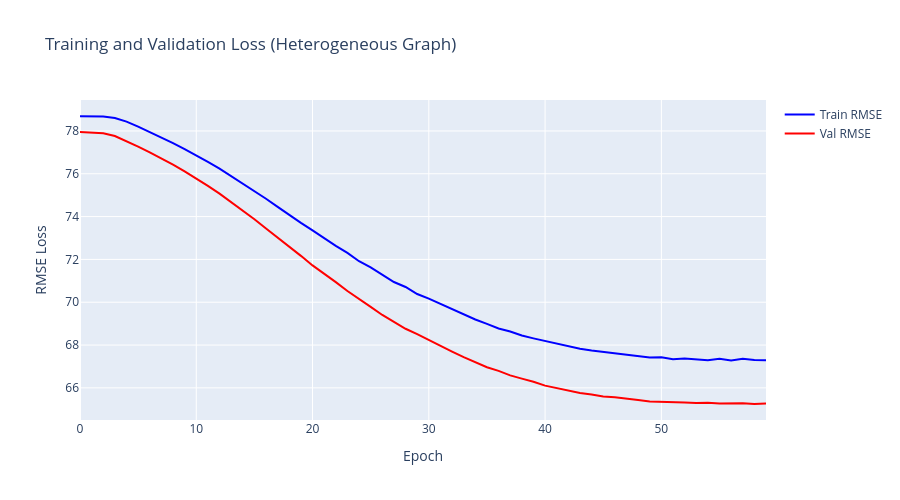
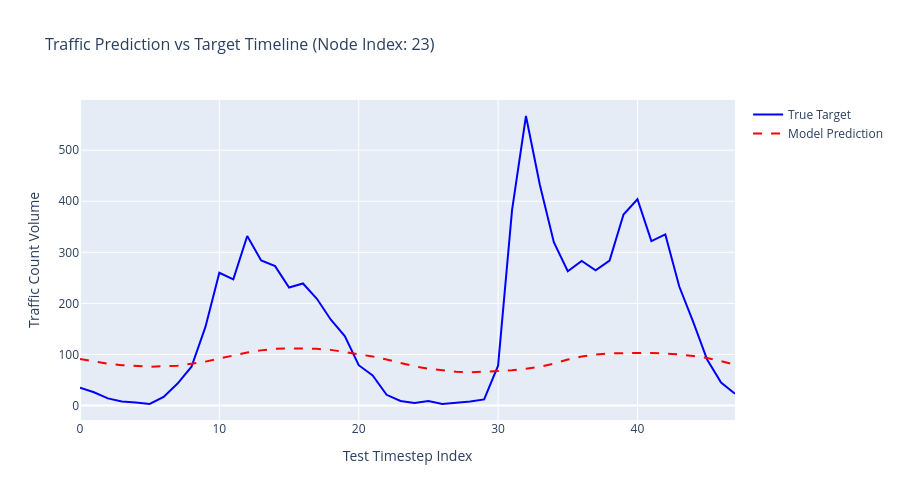
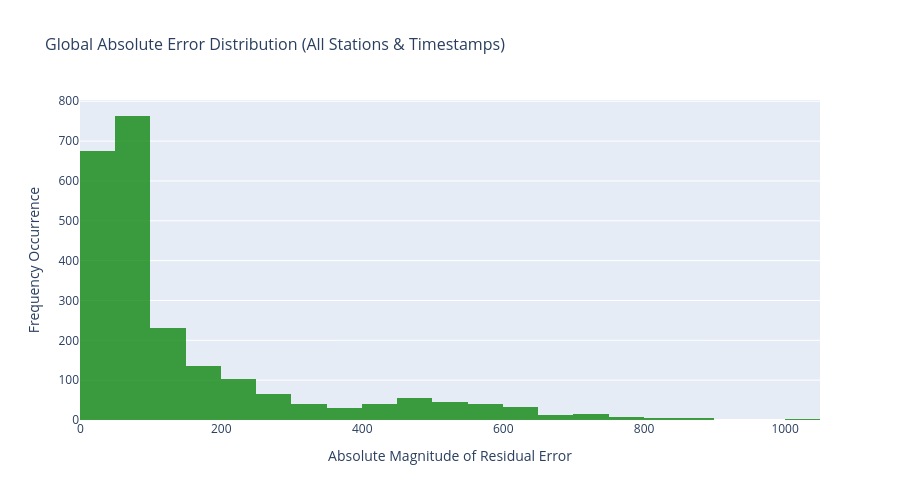
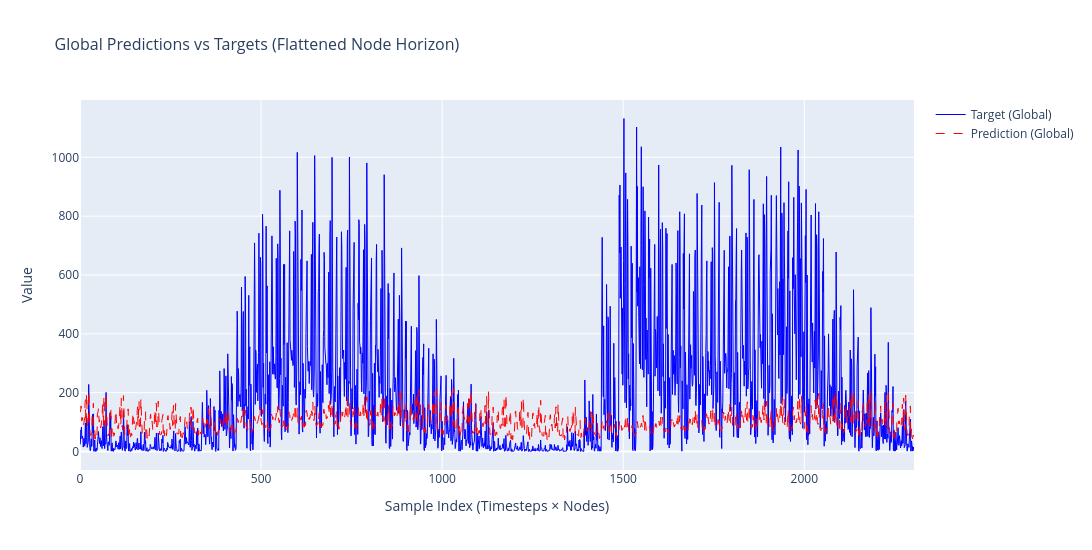

The cell these charts' notebook holds for them, in order:
### Code cell
# ==========================================
# SECTION 6: VISUALIZATION & EVALUATION METRICS
# ==========================================
import numpy as np
import plotly.graph_objects as go

# --- 1. PLOT TRAINING CURVES ---
fig_train = go.Figure()

rt_train_losses = np.sqrt(train_losses)
rt_val_losses = np.sqrt(val_losses)

fig_train.add_trace(go.Scatter(
    y=rt_train_losses, name='Train RMSE', mode='lines', line=dict(color='blue')
))
fig_train.add_trace(go.Scatter(
    y=rt_val_losses, name='Val RMSE', mode='lines', line=dict(color='red')
))
fig_train.update_layout(
    title='Training and Validation Loss (Heterogeneous Graph)',
    xaxis_title='Epoch',
    yaxis_title='RMSE Loss',
    hovermode='x unified',
    width=900, height=500
)
fig_train.show()


# --- 2. PLOT PREDICTIONS VS TARGETS FOR A SPECIFIC NODE ---
target_node_id = 23

node_targets = all_targets[:, target_node_id]
node_preds = all_preds[:, target_node_id]

sample_time_idx = slice(0, min(100, len(node_targets)))

fig_node_pred = go.Figure()
fig_node_pred.add_trace(
    go.Scatter(x=np.arange(len(node_targets[sample_time_idx])), y=node_targets[sample_time_idx],
               name='True Target', mode='lines', line=dict(color='blue', width=2))
)
fig_node_pred.add_trace(
    go.Scatter(x=np.arange(len(node_preds[sample_time_idx])), y=node_preds[sample_time_idx],
               name='Model Prediction', mode='lines', line=dict(color='red', width=2, dash='dash'))
)
fig_node_pred.update_layout(
    title=dict(text=f"Traffic Prediction vs Target Timeline (Node Index: {target_node_id})", font=dict(size=16)),
    xaxis_title='Test Timestep Index',
    yaxis_title='Traffic Count Volume',
    hovermode='x unified',
    height=500, width=900
)
fig_node_pred.show()


# --- 3. SEPARATED ERROR DISTRIBUTION (All Nodes Global Residuals) ---
errors = np.abs(all_preds - all_targets).flatten()

fig_err_dist = go.Figure()
fig_err_dist.add_trace(
    go.Histogram(x=errors, nbinsx=40, name='Absolute Residuals', marker_color='green', opacity=0.75)
)
fig_err_dist.update_layout(
    title=dict(text="Global Absolute Error Distribution (All Stations & Timestamps)", font=dict(size=16)),
    xaxis_title='Absolute Magnitude of Residual Error',
    yaxis_title='Frequency Occurrence',
    height=500, width=900
)
fig_err_dist.show()


# --- 4. GLOBAL PREDICTIONS VS TARGETS TIMELINE (All Nodes Flattened) ---
sample_global_idx = slice(0, min(100, len(all_preds)))

fig_global_pred = go.Figure()
fig_global_pred.add_trace(
    go.Scatter(x=np.arange(all_targets[sample_global_idx].size), y=all_targets[sample_global_idx].flatten(),
               name='Target (Global)', mode='lines', line=dict(color='blue', width=1))
)
fig_global_pred.add_trace(
    go.Scatter(x=np.arange(all_preds[sample_global_idx].size), y=all_preds[sample_global_idx].flatten(),
               name='Prediction (Global)', mode='lines', line=dict(color='red', width=1, dash='dash'))
)
fig_global_pred.update_layout(
    title=dict(text="Global Predictions vs Targets (Flattened Node Horizon)", font=dict(size=16)),
    xaxis_title='Sample Index (Timesteps × Nodes)',
    yaxis_title='Value',
    hovermode='x unified',
    height=550, width=1100
)
fig_global_pred.show()


# --- 5. SUMMARY METRICS ---
mae = np.mean(errors)
rmse = np.sqrt(np.mean((all_preds - all_targets) ** 2))

# Compute global wMAPE
total_actual_traffic = np.sum(np.abs(all_targets))
wmape = np.sum(np.abs(all_targets - all_preds)) / max(1e-6, total_actual_traffic)

# Compute specific localized node-level metrics for transparency
node_errors = np.abs(node_preds - node_targets)
node_mae = np.mean(node_errors)
node_wmape = np.sum(node_errors) / max(1e-6, np.sum(np.abs(node_targets)))

print("\n" + "=" * 70)
print("FINAL TEST METRICS")
print("=" * 70)
print(f"Global System MAE:                {mae:.4f}")
print(f"Global System RMSE:               {rmse:.4f}")
print(f"Global System wMAPE:              {wmape:.4f}")
print("-" * 70)
print(f"Selected Node ({target_node_id}) Local MAE:     {node_mae:.4f}")
print(f"Selected Node ({target_node_id}) Local wMAPE:   {node_wmape:.4f}")
print("-" * 70)
print(f"Min System Prediction:            {all_preds.min():.4f}")
print(f"Max System Prediction:            {all_preds.max():.4f}")
print(f"Min System Target:                {all_targets.min():.4f}")
print(f"Max System Target:                {all_targets.max():.4f}")
print("=" * 70)

### Figure 1 — Plotly figure (JSON) as saved in the notebook; plotly's stock layout.template omitted (floating-point values rounded to 4 significant figures)
{"data": [{"line": {"color": "blue"}, "mode": "lines", "name": "Train RMSE", "type": "scatter", "y": [78.69, 78.7, 78.68, 78.61, 78.44, 78.2, 77.95, 77.69, 77.43, 77.16, 76.87, 76.55, 76.24, 75.89, 75.55, 75.19, 74.83, 74.45, 74.07, 73.71, 73.35, 72.98, 72.63, 72.31, 71.92, 71.63, 71.31, 70.94, 70.71, 70.38, 70.17, 69.92, 69.66, 69.41, 69.19, 68.99, 68.78, 68.64, 68.44, 68.31, 68.19, 68.05, 67.95, 67.83, 67.75, 67.68, 67.61, 67.53, 67.5, 67.42, 67.42, 67.34, 67.37, 67.32, 67.29, 67.36, 67.27, 67.36, 67.3, 67.29]}, {"line": {"color": "red"}, "mode": "lines", "name": "Val RMSE", "type": "scatter", "y": [77.95, 77.94, 77.9, 77.76, 77.53, 77.27, 77.0, 76.72, 76.43, 76.12, 75.79, 75.43, 75.07, 74.68, 74.29, 73.88, 73.44, 73.02, 72.61, 72.17, 71.72, 71.34, 70.94, 70.52, 70.17, 69.78, 69.41, 69.1, 68.76, 68.51, 68.23, 67.94, 67.69, 67.43, 67.19, 66.96, 66.8, 66.59, 66.43, 66.29, 66.11, 65.99, 65.86, 65.76, 65.69, 65.59, 65.56, 65.48, 65.43, 65.37, 65.36, 65.34, 65.32, 65.29, 65.3, 65.27, 65.27, 65.29, 65.25, 65.27]}], "layout": {"height": 500, "hovermode": "x unified", "title": {"text": "Training and Validation Loss (Heterogeneous Graph)"}, "width": 900, "xaxis": {"title": {"text": "Epoch"}}, "yaxis": {"title": {"text": "RMSE Loss"}}}}

### Figure 2 — Plotly figure (JSON) as saved in the notebook; plotly's stock layout.template omitted (floating-point values rounded to 4 significant figures)
{"data": [{"line": {"color": "blue", "width": 2}, "mode": "lines", "name": "True Target", "type": "scatter", "x": [0, 1, 2, 3, 4, 5, 6, 7, 8, 9, 10, 11, 12, 13, 14, 15, 16, 17, 18, 19, 20, 21, 22, 23, 24, 25, 26, 27, 28, 29, 30, 31, 32, 33, 34, 35, 36, 37, 38, 39, 40, 41, 42, 43, 44, 45, 46, 47], "y": [35.0, 26.0, 14.0, 8.0, 6.0, 3.0, 17.0, 43.0, 76.0, 154.0, 260.0, 247.0, 332.0, 284.0, 273.0, 231.0, 239.0, 209.0, 168.0, 136.0, 79.0, 59.0, 21.0, 9.0, 5.0, 9.0, 3.0, 5.0, 8.0, 12.0, 78.0, 382.0, 567.0, 432.0, 320.0, 263.0, 283.0, 265.0, 284.0, 374.0, 404.0, 322.0, 335.0, 233.0, 164.0, 90.0, 45.0, 23.0]}, {"line": {"color": "red", "dash": "dash", "width": 2}, "mode": "lines", "name": "Model Prediction", "type": "scatter", "x": [0, 1, 2, 3, 4, 5, 6, 7, 8, 9, 10, 11, 12, 13, 14, 15, 16, 17, 18, 19, 20, 21, 22, 23, 24, 25, 26, 27, 28, 29, 30, 31, 32, 33, 34, 35, 36, 37, 38, 39, 40, 41, 42, 43, 44, 45, 46, 47], "y": [91, 86, 82, 79, 77, 76, 77, 78, 82, 86, 92, 98, 104, 108, 111, 112, 112, 111, 109, 105, 101, 96, 90, 83, 77, 72, 69, 66, 65, 66, 67, 69, 72, 76, 82, 90, 96, 100, 102, 103, 103, 103, 102, 100, 97, 93, 87, 80]}], "layout": {"height": 500, "hovermode": "x unified", "title": {"font": {"size": 16}, "text": "Traffic Prediction vs Target Timeline (Node Index: 23)"}, "width": 900, "xaxis": {"title": {"text": "Test Timestep Index"}}, "yaxis": {"title": {"text": "Traffic Count Volume"}}}}

### Figure 3 — Plotly figure (JSON) as saved in the notebook; plotly's stock layout.template omitted (floating-point values rounded to 4 significant figures; data arrays with more than 128 entries replaced by an {"elided": "..."} marker saying what was removed)
{"data": [{"marker": {"color": "green"}, "name": "Absolute Residuals", "nbinsx": 40, "opacity": 0.75, "type": "histogram", "x": {"elided": "2304 float values"}}], "layout": {"height": 500, "title": {"font": {"size": 16}, "text": "Global Absolute Error Distribution (All Stations & Timestamps)"}, "width": 900, "xaxis": {"title": {"text": "Absolute Magnitude of Residual Error"}}, "yaxis": {"title": {"text": "Frequency Occurrence"}}}}

### Figure 4 — Plotly figure (JSON) as saved in the notebook; plotly's stock layout.template omitted (floating-point values rounded to 4 significant figures; data arrays with more than 128 entries replaced by an {"elided": "..."} marker saying what was removed)
{"data": [{"line": {"color": "blue", "width": 1}, "mode": "lines", "name": "Target (Global)", "type": "scatter", "x": {"elided": "2304 int values"}, "y": {"elided": "2304 float values"}}, {"line": {"color": "red", "dash": "dash", "width": 1}, "mode": "lines", "name": "Prediction (Global)", "type": "scatter", "x": {"elided": "2304 int values"}, "y": {"elided": "2304 int values"}}], "layout": {"height": 550, "hovermode": "x unified", "title": {"font": {"size": 16}, "text": "Global Predictions vs Targets (Flattened Node Horizon)"}, "width": 1100, "xaxis": {"title": {"text": "Sample Index (Timesteps × Nodes)"}}, "yaxis": {"title": {"text": "Value"}}}}
